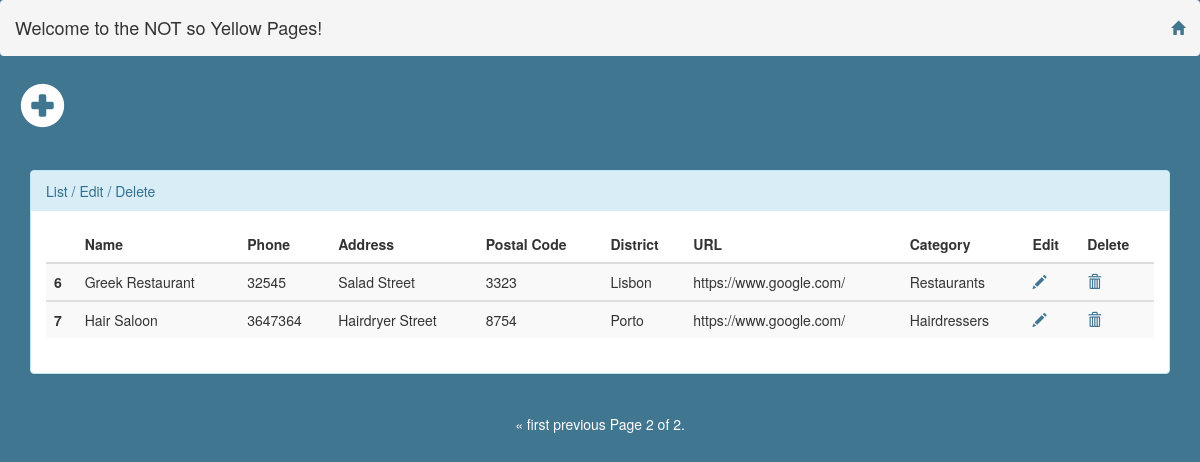
/yellowpages/admin/?page=2 (signed in), run on the app's committed database.
### core/models.py (models this page shows, shortened)
class Company(models.Model):
    name = models.CharField(max_length=100)
    phone = models.IntegerField()
    address = models.CharField(max_length=200)
    postal_code = models.TextField(max_length=8)
    district = models.CharField(max_length=200)
    url = models.URLField()
    photo = models.ImageField(upload_to='companies')
    description = models.TextField(default=DESCRIPTION)
    category = models.CharField(max_length=200, choices=CATEGORY_CHOICES, default='')
    nr_searches = models.PositiveIntegerField(default=0)

### core/views.py (the view)
# urls.py: path('admin/', admin_list_companies, name="company_list"),
@login_required
def admin_list_companies(request):
    companies_list = Company.objects.all()
    companies = pagination(companies_list, request)
    form = new_company(request)
    return render(request, 'admin.html', {'companies': companies, 'form': form})

### core/views.py (called while the page is built)
def pagination(param, request):
    paginator = Paginator(param, 5)
    page = request.GET.get('page')
    return paginator.get_page(page)

@login_required
def new_company(request):
    form = CompanyForm(request.POST or None, request.FILES or None)
    if request.method == 'POST' and form.is_valid():
        form.save()
        return redirect(admin_list_companies)
    return render(request, 'form.html', {'form': form})

### core/templates/form.html (shortened to what this page needs)
{% load bootstrap %}

### core/templates/admin.html (shortened to what this page needs)
{% load bootstrap %}
<!DOCTYPE html>
<html lang="en">
<head>
    <link rel="stylesheet" href="https://maxcdn.bootstrapcdn.com/bootstrap/3.3.7/css/bootstrap.min.css">
</head>
<body>
<ol class="breadcrumb">
    <li><h4>Welcome to the NOT so Yellow Pages!</h4></li>
    <div class="homepage_button">
        <a href="{% url 'back_to_homepage' %}"><span class="glyphicon glyphicon-home" style="color:#417690"
                                                     aria-hidden="true"></span></a>
    </div>
</ol>
<div class="new_company_button">
    <a href="{% url 'company_create' %}"><span class="glyphicon glyphicon-plus-sign" style="color:white"
                                                 aria-hidden="true"></span></a>
</div>
{% block table %}
    <div class="container">
        <div class="panel-group">
            <div class="panel panel-info">
                <div class="panel-heading">List / Edit / Delete</div>
                <div class="panel-body">
                    {% if companies %}
                        <table class="table table-striped">
                            <thead>
                            <tr>
                                <th scope="col"></th>
                                <th scope="col">Name</th>
                                <th scope="col">Phone</th>
                                <th scope="col">Address</th>
                                <th scope="col">Postal Code</th>
                                <th scope="col">District</th>
                                <th scope="col">URL</th>
                                <th scope="col">Category</th>
                                <th scope="col">Edit</th>
                                <th scope="col">Delete</th>
                            </tr>
                            </thead>
                            {% for company in companies %}
                                <tbody>
                                <tr>
                                    <th scope="row">{{ company.id }}</th>
                                    <td>{{ company.name }}</td>
                                    <td>{{ company.phone }}</td>
                                    <td>{{ company.address }}</td>
                                    <td>{{ company.postal_code }}</td>
                                    <td>{{ company.district }}</td>
                                    <td>{{ company.url }}</td>
                                    <td>{{ company.category }}</td>
                                    <td><a href="{% url 'company_update' company.id %}"><span
                                            class="glyphicon glyphicon-pencil" style="color:#417690"></span></a></td>
                                    <form method="POST">
                                        <td><a href="{% url 'company_delete' company.id %}"><span
                                                class="glyphicon glyphicon-trash" style="color:#417690"></span></a></td>
                                    </form>
                                </tr>
                                </tbody>
                            {% endfor %}
                        </table>
                    {% else %}
                        <p>There are no companies to list.</p>
                    {% endif %}
                </div>
            </div>
        </div>
    </div>
{% endblock %}
<div class="text-center">
    <div class="pagination">
            <span class="step-links">
                {% if companies.has_previous %}
                    <a href="?page=1">&laquo; first</a>
                    <a href="?page={{ companies.previous_page_number }}">previous</a>
                {% endif %}
                <span class="current">
                    Page {{ companies.number }} of {{ companies.paginator.num_pages }}.
                </span>
            </span>
    </div>
</div>
</body>
</html>

### core/templates/admin.html (style rules this page uses)
body { background-color: #417690; }
a, span.current { color: white; }
div.homepage_button { margin-top: 10px; float: right; }
div.new_company_button { font-size: 45px; margin-left: 20px; }
div.container { margin-top: 30px; }

### data on the page
Company: id "6", name "Greek Restaurant", phone "32545", address "Salad Street", postal_code "3323", district "Lisbon", url "https://www.google.com/", category "Restaurants"
Company: id "7", name "Hair Saloon", phone "3647364", address "Hairdryer Street", postal_code "8754", district "Porto", url "https://www.google.com/", category "Hairdressers"

### other printed values
{{ companies.number }} "2"
{{ companies.paginator.num_pages }} "2"
